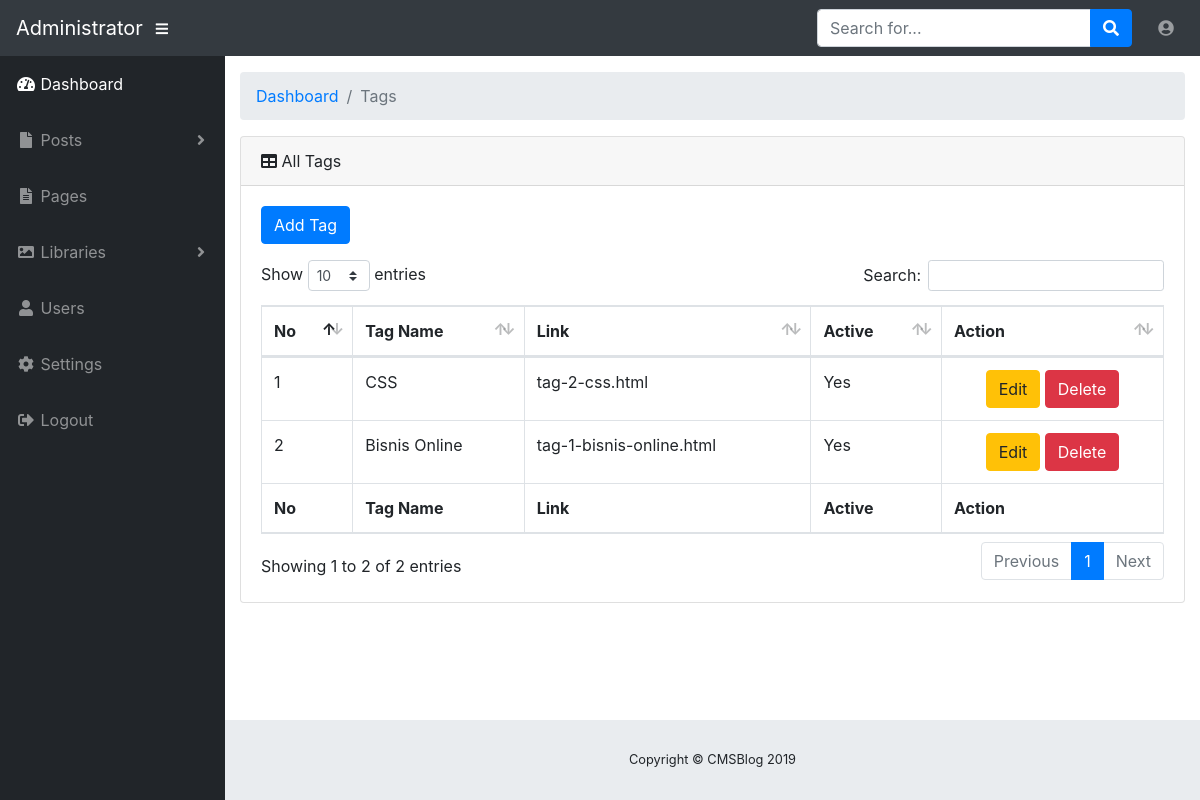
The app's page /admin/media.php?module=tags (signed in) with its own data.
### tables this page shows
CREATE TABLE `tags` (
  `id` int(10) NOT NULL,
  `title` varchar(255) NOT NULL,
  `seotitle` varchar(255) NOT NULL,
  `active` enum('Yes','No') DEFAULT 'Yes'
);

### admin/modul/mod_tags/tags.php (the view, shortened to what this page needs)
<?php
if (empty($_SESSION['username']) AND empty($_SESSION['password'])){
  echo "<h3>Untuk mengakses modul, Anda harus login dulu.</h3>
        <p><a href='index.php'>LOGIN</a></p>";
}
else {
	$aksi = "modul/mod_tags/action.php";
	$act = isset($_GET['act']) ? $_GET['act'] : '';
	switch($act){
    default: ?>
		<ol class="breadcrumb">
			<li class="breadcrumb-item">
				<a href="media.php?module=home">Dashboard</a>
			</li>
			<li class="breadcrumb-item active">Tags</li>
		</ol>
        <div class="card mb-3">
        	<div class="card-header">
            	<i class="fas fa-table"></i>
            	All Tags
            </div>
      		<div class="card-body">
      			<?php
  				    $query  = "SELECT * FROM tags ORDER BY id DESC";
			        $hasil 	= mysqli_query($con, $query);
			        $data  	= mysqli_fetch_all($hasil, MYSQLI_ASSOC);
  				?>
  				<p><input type="button" class="btn btn-primary" value="Add Tag" onclick="window.location.href='?module=tags&act=add'"></p>
	            <div class="table-responsive">
	              <table class="table table-bordered" id="dataTable" width="100%" cellspacing="0">
	                <thead>
	                  <tr>
	                    <th>No</th>
	                    <th>Tag Name</th>
	                    <th>Link</th>
	                    <th>Active</th>
	                    <th>Action</th>
	                  </tr>
	                </thead>
	                <tfoot>
	                  <tr>
	                    <th>No</th>
	                    <th>Tag Name</th>
	                    <th>Link</th>
	                    <th>Active</th>
	                    <th>Action</th>
	                  </tr>
	                </tfoot>
	                <tbody>
	                	<?php
                		$no = 1;
							foreach($data as $r) :
  						?>
						<tr>
							<td><?php echo $no; ?></td>
							<td><?php echo $r['title']; ?></td>
							<td><?php echo "tag-$r[id]-$r[seotitle].html"; ?></td>
							<td><?php echo $r['active']; ?></td>
							<td>
								<center>
									<a class="btn btn-warning" href="?module=tags&act=edit&id=<?php echo $r['id'];?>">Edit</a>
									<a class="btn btn-danger" href="<?php echo $aksi .'?module=tags&act=delete&id=' . $r['id'];?>">Delete</a>
								</center>
							</td>
						</tr>
						<?php
						$no++;
						endforeach;
						?>
	                </tbody>
	            </table>
	    	</div>
        </div>
	</div>
     <?php break;
        case "add" : ?>
		<?php
	}
}
?>

### records on screen
tags: title "CSS", id "2", seotitle "css", active "Yes"
tags: title "Bisnis Online", id "1", seotitle "bisnis-online", active "Yes"
